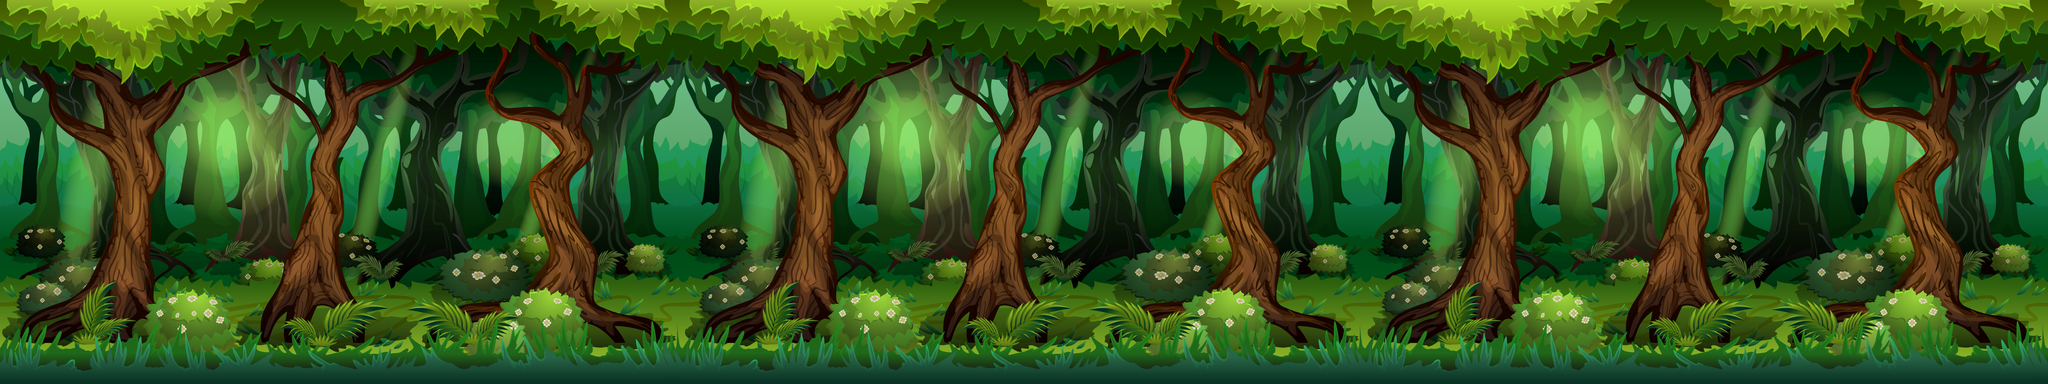

Rendered tile map (Tiled .tmx) drawn with the repository's tilesets; below, a short description and the map source with its tile grids summarised:
An orthogonal 120x40 tile map with 48x27 px tiles, 5 tile layers (Sky, BG_Decor, Mid_Decor, FG, ...) and 1 object.

<map version="1.2" tiledversion="1.2.4" orientation="orthogonal" renderorder="right-up" width="120" height="40" tilewidth="48" tileheight="27" infinite="0" nextlayerid="7" nextobjectid="7">
 <tileset firstgid="1" source="Map1.tsx" />
 <layer id="1" name="Sky" width="120" height="40">
  <data>[4800 cells, 3 non-empty, 1 distinct tile ids]</data>
 </layer>
 <layer id="2" name="BG_Decor" width="120" height="40">
  <data>[4800 cells, 3 non-empty, 1 distinct tile ids]</data>
 </layer>
 <layer id="3" name="Mid_Decor" width="120" height="40">
  <data>[4800 cells, 3 non-empty, 1 distinct tile ids]</data>
 </layer>
 <layer id="4" name="FG" width="120" height="40">
  <data>[4800 cells, 3 non-empty, 1 distinct tile ids]</data>
 </layer>
 <objectgroup id="5" name="Floor">
  <object id="6" x="0" y="972" width="5760" height="108" />
 </objectgroup>
 <layer id="6" name="Ground" width="120" height="40">
  <data>[4800 cells, 3 non-empty, 1 distinct tile ids]</data>
 </layer>
</map>
